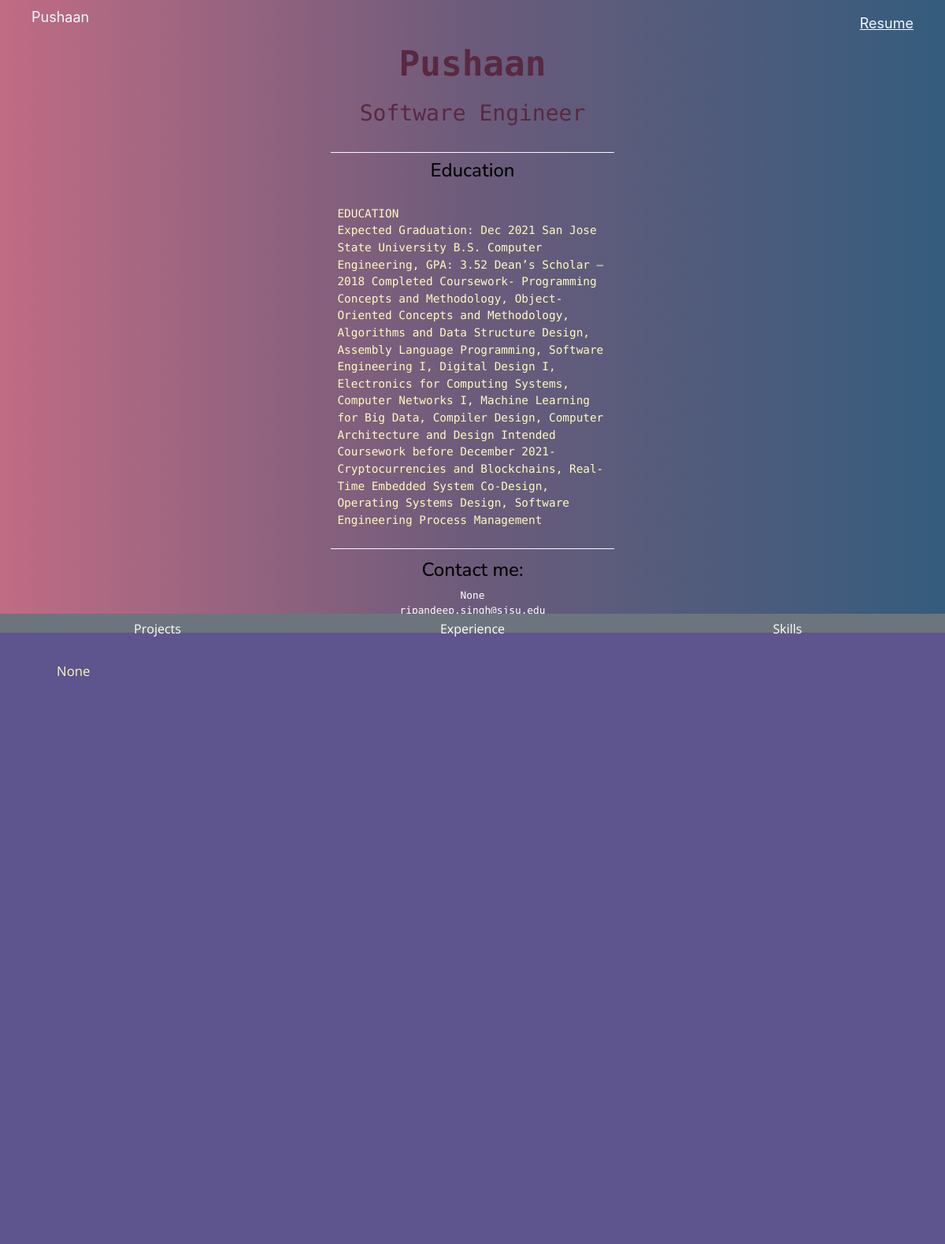
/user/2, run on the app's committed database.
### tables this page shows
CREATE TABLE user (
             user_id INTEGER PRIMARY KEY AUTOINCREMENT NOT NULL,
             name TEXT NOT NULL,
             email TEXT NOT NULL,
             phoneNumber TEXT NOT NULL,
             title TEXT NOT NULL,
             education TEXT NOT NULL,
             projects TEXT NOT NULL,
             skills TEXT NOT NULL,
             experience TEXT NOT NULL,
             fileName TEXT NOT NULL
             );

### index.py (the view)
@app.route("/user/<id>")
def showUser(id):
    dataBase = Database()
    userList = dataBase.getUser(id)
    data = {
        "id": userList[0][0],
        "name": userList[0][1],
        "email": userList[0][2],
        "phoneNumber": userList[0][3],
        "title": userList[0][4],
        "education": userList[0][5],
        "projects": userList[0][6],
        "skills": userList[0][7],
        "experience": userList[0][8],
    }
    skills = userList[0][7].split(',')
    return render_template("/portfolio_templates/default_template.html", data=data, skills=skills)

### database.py (called while the page is built)
    def getUser(self, user_id):
        self.__c.execute("SELECT * FROM user WHERE user_id=:user_id", {"user_id": user_id})
        results = self.__c.fetchall()
        return results

### templates/portfolio_templates/default_template.html (shortened to what this page needs)
<!DOCTYPE html>
<html lang="en">
  <head>
    <link rel="stylesheet" href="https://maxcdn.bootstrapcdn.com/bootstrap/4.0.0/css/bootstrap.min.css">
    <link
      rel="stylesheet"
      type="text/css"
      href="{{ url_for('static',filename='default_template.css') }}"
    />
  </head>
  <body>
    <nav class="navbar navbar-expand-lg navbar navbar-light>
      <button class="navbar-toggler" type="button" data-toggle="collapse" data-target="#navbarNav" aria-controls="navbarNav" aria-expanded="false" aria-label="Toggle navigation">
        <span class="navbar-toggler-icon"></span>
      <div class="collapse navbar-collapse" id="navbarNav">
        <ul class="navbar-nav">
          <div id="nv">
            <li style="color: aliceblue; font-size: 1.5vw;" class="nav-item active">
              {{data.name}}
            </li>
          <li class="nav-item active">
            <a style="color: aliceblue; font-size: 1.5vw; text-decoration: underline;" class="nav-link" href="/user/resume/{{data.id}}">Resume</a>
          </li>
        </div>
        </ul>
      </div>
    </nav>
    <section id="section1">
    <h1><strong>{{data.name}}</strong></h1>
    <h3>{{data.title}}</h3>
    <div id="aboutme">
    <h4>Education</h4>
      <p>
        {{data.education}}
      </p>
    </div>
    <h4 style="margin-top: 1vw;">Contact me:</h4>
    <small>{{data.phoneNumber}}</small>
    <small>{{data.email}}</small>
</section>
<section id="section2">
  <div id="buttons">
  <button id="prj" onclick="myHandler(this.id)" type="button" class="btn btn-secondary">Projects</button>
  <button id="exp" onclick="myHandler(this.id)" type="button" class="btn btn-secondary">Experience</button>
  <button id="skl" onclick="myHandler(this.id)" type="button" class="btn btn-secondary">Skills</button>
  </div>
<div id="projects">
<p>{{data.projects}}</p>
</div>
</section>
  </body>
</html>

### static/default_template.css (style rules this page uses)
body { background: #355C7D; background: -webkit-linear-gradient(to right, #C06C84, #6C5B7B, #355C7D); background: linear-gradient(to right, #C06C84, #6C5B7B, #355C7D); }
#section1 { width: 100%; height: 90vh; display: flex; flex-direction: column; justify-content: center; align-items: center; font-family: 'Source Code Pro', monospace; color: white; }
#section1 h1 { color: #592941; font-size: 3.7vw; }
#section1 h4 { color: black; font-family: 'Nunito', sans-serif; }
#aboutme { display: flex; flex-direction: column; justify-content: center; align-items: center; padding: 0.7vw; max-width: 30vw; margin-top: 2vw; border-top: solid ghostwhite 1px; border-bottom: solid ghostwhite 1px; }
#section1 h3 { margin-top: 1vw; color: #592941; }
#section2 { width: 100%; height: 100vh; display: flex; flex-direction: column; align-items: center; font-family: 'Open Sans', sans-serif; color: #592941; background-color: #5E548E; }
#buttons { width: 100%; height: 3vh; display: flex; justify-content: center; align-items: stretch; }
button { height: 100%; font-size: 1vw; }
#section2 button { display: inline; width: 100%; height: 2vw; border-radius: 0px; }
#nv { display: flex; width: 94vw; justify-content: space-between; overflow: hidden; }
p { white-space: pre-line; color: #FFFBBD; }
#section1 p { font-size: 1.2vw; }
#section2 p { font-size: 1.4vw; }
#projects { width: 88%; margin-top: 3vw; height: auto; }

### data on the page
user: name "Pushaan", title "Software Engineer", education "EDUCATION Expected Graduation: Dec 2021 San Jose State University B.S. Computer Engineering, GPA: 3.52 Dean’s Scholar – 2018 Completed Coursework- Programming Concepts and Methodology, Object-Oriented Concepts and Methodology, Algorithms and Data Structure Design, Assembly Language Programming, Software Engineering I, Digital Design I, Electronics for Computing Systems, Computer Networks I, Machine Learning for Big Data, Compiler Design, Computer Architecture and Design Intended Coursework before December 2021- Cryptocurrencies and Blockchains, Real-Time Embedded System Co-Design, Operating Systems Design, Software Engineering Process Management", phoneNumber "None", email "ripandeep.singh@sjsu.edu", projects "None"
